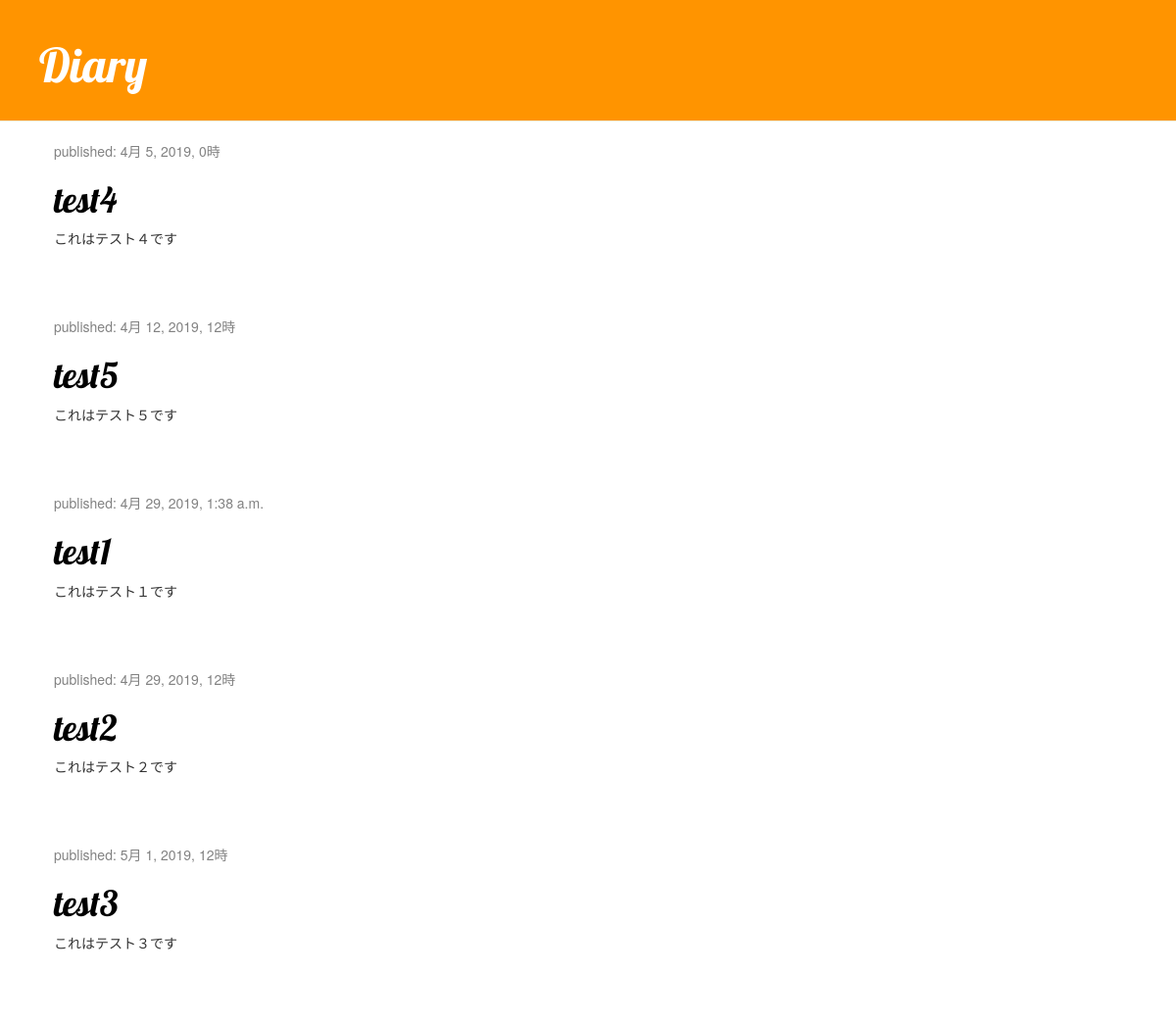
The page / on the database its author committed.
### diary/models.py (models this page shows, shortened)
class Post(models.Model):
    author = models.ForeignKey('auth.User', on_delete=models.CASCADE)
    title = models.CharField(max_length=200)
    text = models.TextField()
    created_date = models.DateTimeField(
            default=timezone.now)
    published_date = models.DateTimeField(
            blank=True, null=True)

### diary/views.py (the view)
# urls.py: path('', views.post_list, name='post_list'),
def post_list(request):
    posts = Post.objects.filter(published_date__lte=timezone.now()).order_by('published_date')
    return render(request, 'diary/post_list.html', {'posts': posts})

### diary/templates/diary/post_list.html (shortened to what this page needs)
{% load static %}
<!DOCTYPE html>
<html>
    <head>
        <link rel="stylesheet" href="//maxcdn.bootstrapcdn.com/bootstrap/3.2.0/css/bootstrap.min.css">
        <link rel="stylesheet" href="//maxcdn.bootstrapcdn.com/bootstrap/3.2.0/css/bootstrap-theme.min.css">
        <link rel="stylesheet" href="static/diary/diary.css">
    </head>
    <body>
        <div class="page-header">
            <h1><a href="/">Diary</a></h1>
        </div>
        <div class="content container">
            <div class="row">
                <div class="col-md-8">
                    {% for post in posts %}
                        <div class="post">
                            <div class="date">
                                <p>published: {{ post.published_date }}</p>
                            </div>
                            <h1><a href="">{{ post.title }}</a></h1>
                            <p>{{ post.text|linebreaksbr }}</p>
                        </div>
                    {% endfor %}
                </div>
            </div>
        </div>
    </body>
</html>

### static/diary/diary.css (style rules this page uses)
.page-header { background-color: #ff9400; margin-top: 0; padding: 20px 20px 20px 40px; }
.page-header h1, .page-header h1 a, .page-header h1 a:visited, .page-header h1 a:active { color: #ffffff; font-size: 36pt; text-decoration: none; }
.content { margin-left: 40px; }
h1, h2, h3, h4 { font-family: 'Lobster', 'cursive'; }
.date { color: #828282; }
.post { margin-bottom: 70px; }
.post h1 a, .post h1 a:visited { color: #000000; }

### rows shown on the page
Post: published_date "4月 5, 2019, 0時", title "test4", text "これはテスト４です"
Post: published_date "4月 12, 2019, 12時", title "test5", text "これはテスト５です"
Post: published_date "4月 29, 2019, 1:38 a.m.", title "test1", text "これはテスト１です"
Post: published_date "4月 29, 2019, 12時", title "test2", text "これはテスト２です"
Post: published_date "5月 1, 2019, 12時", title "test3", text "これはテスト３です"
